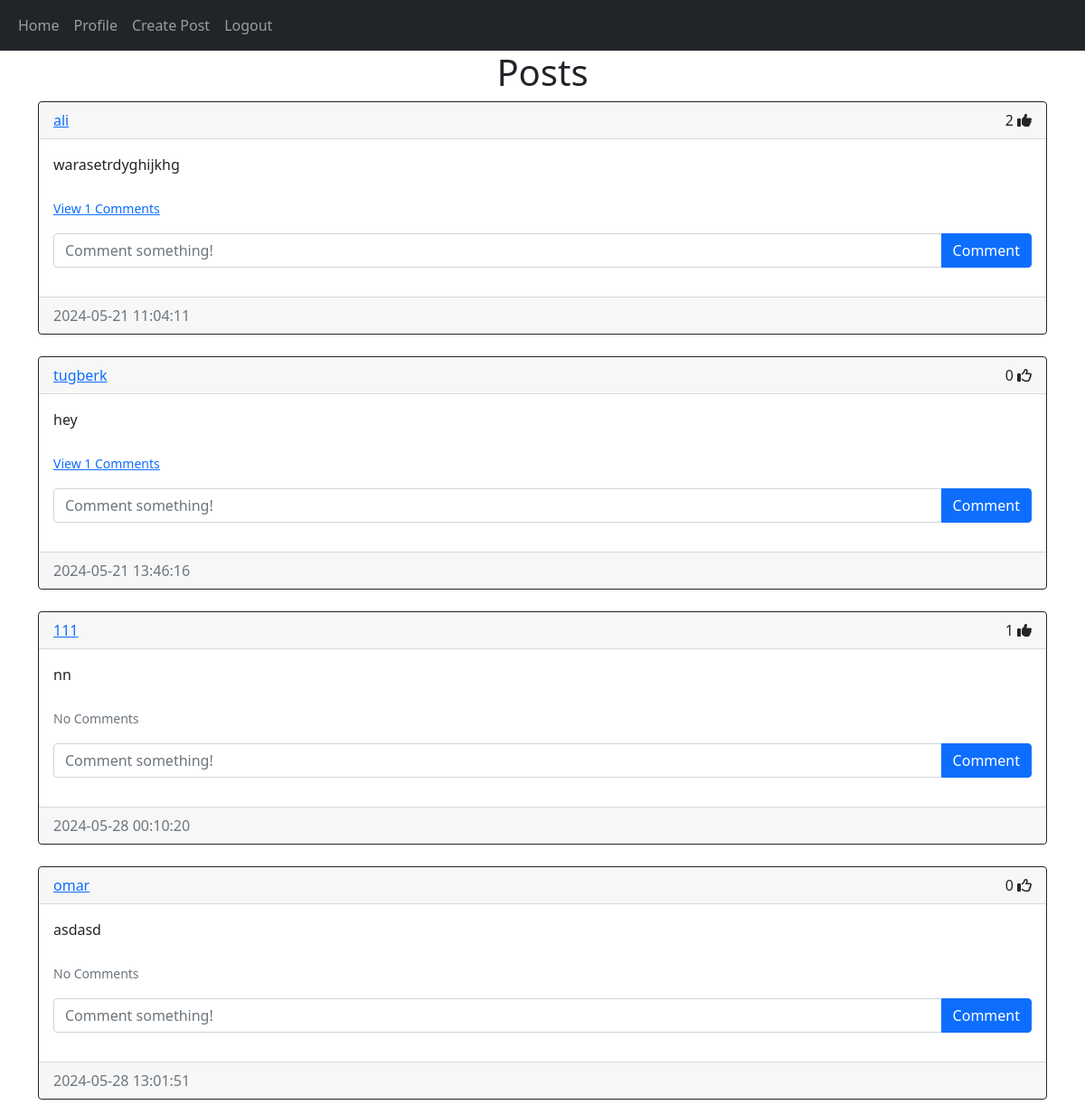
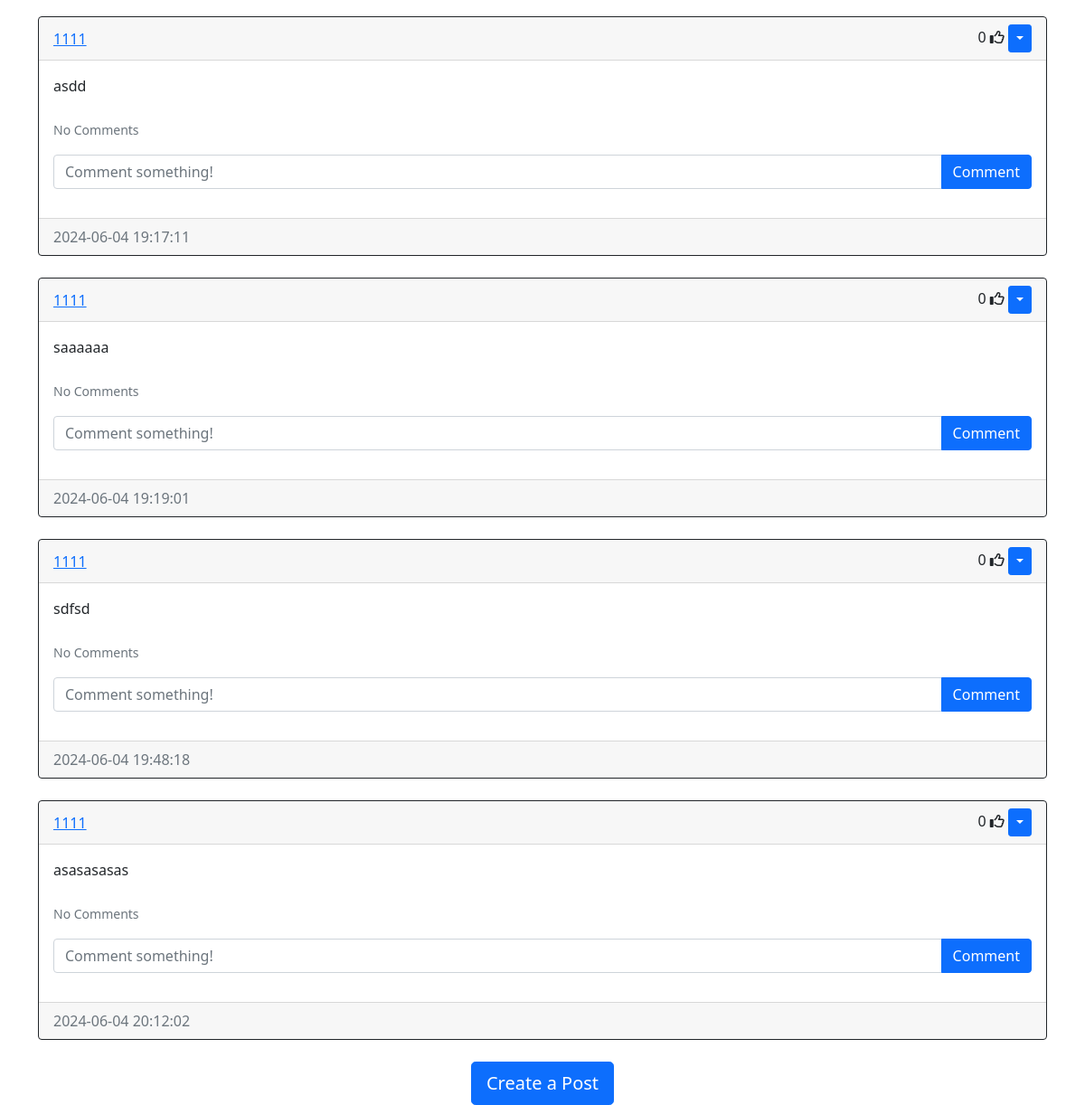
Screenshot of /home (signed in) with the database file from the repository (2 pictures, top to bottom).
### website/models.py (models this page shows)
class Post(db.Model):
    id = db.Column(db.Integer, primary_key=True)
    text = db.Column(db.Text, nullable=False)
    date_created = db.Column(db.DateTime(timezone=True), default=func.now())
    author = db.Column(db.Integer, db.ForeignKey('user.id', ondelete="CASCADE"), nullable=False)
    comments = db.relationship('Comment', backref='post', passive_deletes=True)
    likes = db.relationship('Like', backref='post', passive_deletes=True)

class User(db.Model, UserMixin):
    id = db.Column(db.Integer, primary_key=True)
    email = db.Column(db.String(150), unique=True)
    username = db.Column(db.String(150), unique=True)
    password = db.Column(db.String(150))
    date_created = db.Column(db.DateTime(timezone=True), default=func.now())
    posts = db.relationship('Post', backref='user', passive_deletes=True)
    comments = db.relationship('Comment', backref='user', passive_deletes=True)

### website/views.py (the view)
@views.route("/")
@views.route("/home")
@login_required
def home():
    posts = Post.query.all()
    return render_template("home.html", user=current_user, posts=posts)

### website/__init__.py (called while the page is built)
def create_app():
    app = Flask(__name__)
    app.config['SECRET_KEY'] = "helloworld"
    app.config['SQLALCHEMY_DATABASE_URI'] = f'sqlite:///{DB_NAME}'
    db.init_app(app)
    from .views import views
    from .auth import auth
    app.register_blueprint(views, url_prefix="/")
    app.register_blueprint(auth, url_prefix="/")
    from .models import User, Post, Comment, Like
    create_database(app)
    login_manager = LoginManager()
    login_manager.login_view = "auth.login"
    login_manager.init_app(app)
    @login_manager.user_loader
    def load_user(id):
        return User.query.get(int(id))
    return app

### website/templates/home.html
{% extends "posts_div.html" %} {% block title %}Home{% endblock %}

### website/templates/posts_div.html (shortened to what this page needs)
{% extends "base.html" %}
{% block content %}
<h1 align="center">{% block header %}Posts{% endblock %}</h1>
<div id="posts">
    {% for post in posts %}
    <div class="card border-dark">
        <div class="card-header d-flex justify-content-between align-items-center">
            <a href="/posts/{{post.user.username}}">{{post.user.username}}</a>
            <div>
                <span id="likes-count-{{post.id}}">
                    {{ post.likes|length }}
                </span>
                {% if user.id in post.likes|map(attribute="author")|list %}
                <i
                    class="fas fa-thumbs-up"
                    id="like-button-{{post.id}}"
                    onclick="like({{post.id}})"
                ></i>
                {% else %}
                <i
                    class="far fa-thumbs-up"
                    id="like-button-{{post.id}}"
                    onclick="like({{post.id}})"
                ></i>
                {% endif %}
                {% if user.id == post.author %}
                <div class="btn-group">
                    <button
                        type="button"
                        class="btn btn-sm btn-primary dropdown-toggle"
                        data-bs-toggle="dropdown"
                    ></button>
                </div>
                {% endif %}
            </div>
        </div>
        <div class="card-body">
            <div class="card-text">{{post.text}}</div>
            <br />
            <p class="card-text">
                {% if post.comments|length > 0 %}
                <a data-bs-toggle="collapse" href="#comments-{{post.id}}" role="button">
                    <small>View {{post.comments|length}} Comments</small>
                </a>
                {% else %}
                <small class="text-muted">No Comments</small>
                {% endif %}
            </p>
            <form
                class="input-group mb-3"
                method="POST"
                action="/create-comment/{{post.id}}"
            >
                <input
                    type="text"
                    id="text"
                    name="text"
                    class="form-control"
                    placeholder="Comment something!"
                />
                <button type="submit" class="btn btn-primary">Comment</button>
            </form>
        </div>
        <div class="card-footer text-muted">{{post.date_created}}</div>
    </div>
    <br />
    {% endfor %}
</div>
{% block footer %}
<div align="center">
    <a href="/create-post">
        <button type="button" class="btn btn-primary btn-lg">Create a Post</button>
    </a>
</div>
{% endblock %}
{% endblock %}

### rows the page displays
Post: user.username "ali", likes|length "2", text "warasetrdyghijkhg", comments|length "1", date_created "2024-05-21 11:04:11"
Post: user.username "tugberk", likes|length "0", text "hey", comments|length "1", date_created "2024-05-21 13:46:16"
Post: user.username "111", likes|length "1", text "nn", shows "No Comments", date_created "2024-05-28 00:10:20"
Post: user.username "omar", likes|length "0", text "asdasd", shows "No Comments", date_created "2024-05-28 13:01:51"
Post: user.username "1111", likes|length "0", text "asdd", shows "No Comments", date_created "2024-06-04 19:17:11"
Post: user.username "1111", likes|length "0", text "saaaaaa", shows "No Comments", date_created "2024-06-04 19:19:01"
Post: user.username "1111", likes|length "0", text "sdfsd", shows "No Comments", date_created "2024-06-04 19:48:18"
Post: user.username "1111", likes|length "0", text "asasasasas", shows "No Comments", date_created "2024-06-04 20:12:02"
